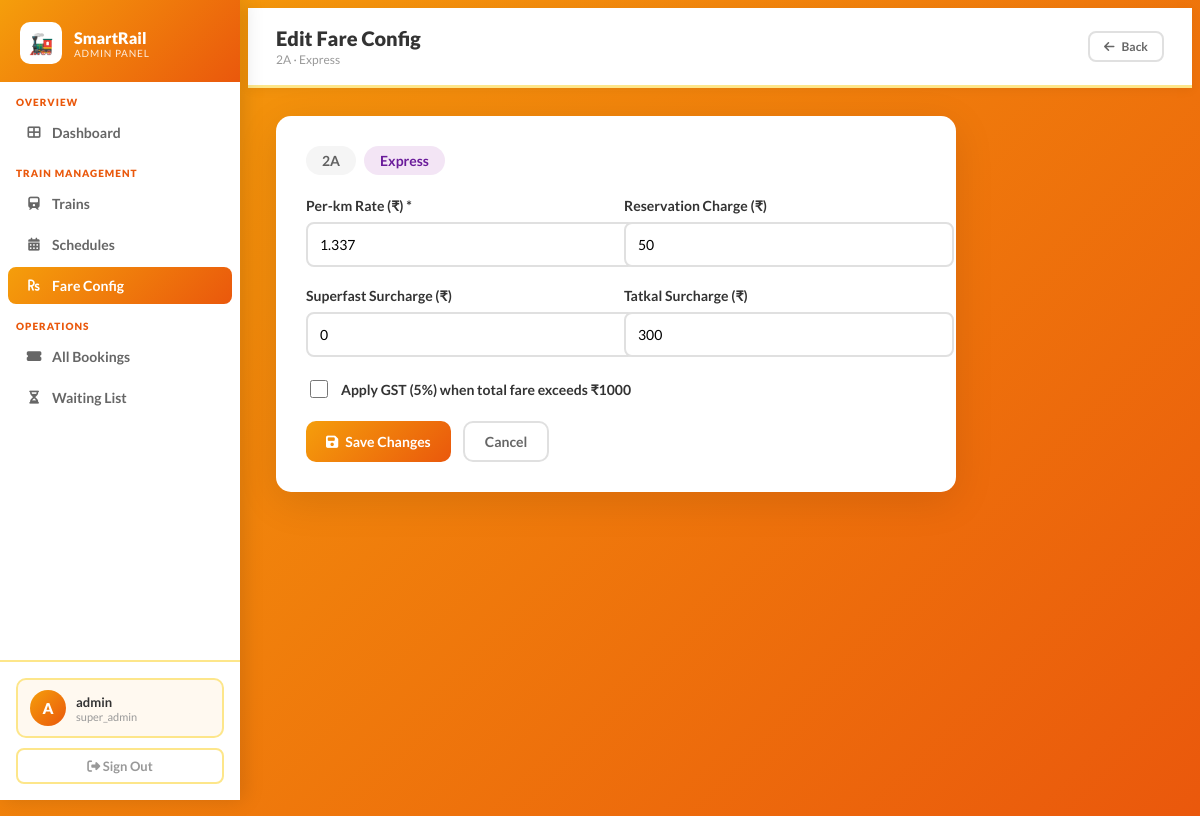
Page /admin/fares/9/edit (signed in) on the committed database.
### Railway/models.py (models this page shows, shortened)
class FareConfig(db.Model):
    __tablename__ = 'fare_config'
    id               = db.Column(db.Integer, primary_key=True)
    class_name       = db.Column(db.String(10), nullable=False)   # SL, 3A, 2A, 1A, CC, 2S, EC
    train_type       = db.Column(db.String(20), nullable=False)   # Mail, Express, Superfast, Rajdhani, Shatabdi
    per_km_rate      = db.Column(db.Float, nullable=False)        # ₹ per km
    reservation_charge = db.Column(db.Float, default=0.0)        # fixed ₹
    superfast_surcharge = db.Column(db.Float, default=0.0)       # fixed ₹ (0 if not superfast)
    tatkal_surcharge = db.Column(db.Float, default=0.0)          # fixed ₹ added for Tatkal
    gst_applicable   = db.Column(db.Boolean, default=False)      # 5% GST if base_fare > ₹1000

### Railway/admin_views.py (the view, shortened to what this page needs)
@admin_bp.route('/fares/<int:cfg_id>/edit', methods=['GET', 'POST'])
@require_admin
def edit_fare_config(cfg_id):
    cfg = FareConfig.query.get_or_404(cfg_id)
    return render_template('admin/edit_fare_config.html', cfg=cfg)

### Railway/admin_views.py (called while the page is built)
def admin_logged_in():
    return 'admin_id' in session

def require_admin(f):
    @wraps(f)
    def wrapper(*args, **kwargs):
        if not admin_logged_in():
            flash('Please log in as admin.')
            return redirect(url_for('admin.admin_login'))
        return f(*args, **kwargs)
    return wrapper

### Railway/templates/admin/edit_fare_config.html (shortened to what this page needs)
{% extends 'admin/base.html' %}
{% block page_title %}Edit Fare Config{% endblock %}
{% block page_subtitle %}{{ cfg.class_name }} · {{ cfg.train_type }}{% endblock %}
{% block topbar_actions %}
<a href="{{ url_for('admin.fare_config') }}" class="btn-go btn-ghost btn-sm">
    <i class="fas fa-arrow-left"></i> Back
</a>
{% endblock %}
{% block content %}
<div class="a-card" style="max-width:620px;">
    <div style="display:flex; gap:8px; margin-bottom:22px;">
        <span class="bx bx-pending" style="font-size:14px; padding:6px 16px;">{{ cfg.class_name }}</span>
        <span class="bx bx-tatkal"  style="font-size:14px; padding:6px 16px;">{{ cfg.train_type }}</span>
    </div>
    <form method="POST">
        <div class="f-row2">
            <div class="f-group">
                <label class="f-label">Per-km Rate (₹) *</label>
                <input type="number" step="0.01" name="per_km_rate" class="f-input"
                       value="{{ cfg.per_km_rate }}" required>
            </div>
            <div class="f-group">
                <label class="f-label">Reservation Charge (₹)</label>
                <input type="number" step="1" name="reservation_charge" class="f-input"
                       value="{{ cfg.reservation_charge|int }}">
            </div>
        </div>
        <div class="f-row2">
            <div class="f-group">
                <label class="f-label">Superfast Surcharge (₹)</label>
                <input type="number" step="1" name="superfast_surcharge" class="f-input"
                       value="{{ cfg.superfast_surcharge|int }}">
            </div>
            <div class="f-group">
                <label class="f-label">Tatkal Surcharge (₹)</label>
                <input type="number" step="1" name="tatkal_surcharge" class="f-input"
                       value="{{ cfg.tatkal_surcharge|int }}">
            </div>
        </div>
        <div class="f-group">
            <label style="display:flex; align-items:center; gap:10px; cursor:pointer; font-weight:600; color:#333; font-size:14px;">
                <input type="checkbox" name="gst_applicable"
                       style="width:18px; height:18px; accent-color:#f59e0b;"
                       {% if cfg.gst_applicable %}checked{% endif %}>
                Apply GST (5%) when total fare exceeds ₹1000
            </label>
        </div>
        <div style="display:flex; gap:12px;">
            <button type="submit" class="btn-go btn-primary">
                <i class="fas fa-save"></i> Save Changes
            </button>
            <a href="{{ url_for('admin.fare_config') }}" class="btn-go btn-ghost">Cancel</a>
        </div>
    </form>
</div>
{% endblock %}

### Railway/templates/admin/base.html (style rules this page uses)
body { font-family: 'Lato', sans-serif; background: linear-gradient(135deg, #f59e0b 0%, #ea580c 100%); min-height: 100vh; display: flex; }
.a-card { background: white; border-radius: 15px; padding: 30px; box-shadow: 0 10px 40px rgba(0,0,0,0.1); margin-bottom: 24px; }
.bx { display: inline-block; padding: 4px 12px; border-radius: 20px; font-size: 11px; font-weight: 700; }
.bx-pending { background: #f5f5f5; color: #616161; }
.bx-tatkal { background: #f3e5f5; color: #6a1b9a; }
.btn-go { display: inline-flex; align-items: center; gap: 7px; padding: 10px 20px; border-radius: 10px; font-size: 14px; font-weight: 700; font-family: 'Lato', sans-serif; cursor: pointer; border: none; text-decoration: none; transition: transform 0.2s, box-shadow 0.2s; }
.btn-primary { background: linear-gradient(135deg, #f59e0b 0%, #ea580c 100%); color: white; }
.btn-ghost { background: white; color: #666; border: 2px solid #e0e0e0; }
.btn-sm { padding: 6px 14px; font-size: 12px; border-radius: 8px; }
.f-group { margin-bottom: 20px; }
.f-label { font-weight: 600; color: #333; margin-bottom: 8px; display: block; font-size: 14px; }
.f-input { width: 100%; padding: 12px; border: 2px solid #e0e0e0; border-radius: 8px; font-size: 14px; font-family: 'Lato', sans-serif; transition: border-color 0.3s; }
.f-row2 { display: grid; grid-template-columns: 1fr 1fr; gap: 16px; }

### rows in the picture
FareConfig: class_name "2A", train_type "Express", per_km_rate "1.337", reservation_charge "50", superfast_surcharge "0", tatkal_surcharge "300"

### other values in the picture
{{ session.admin_name[0].upper() if session.admin_name else 'A' }} "A"
{{ session.admin_name or 'Admin' }} "admin"
{{ session.admin_role or 'admin' }} "super_admin"
